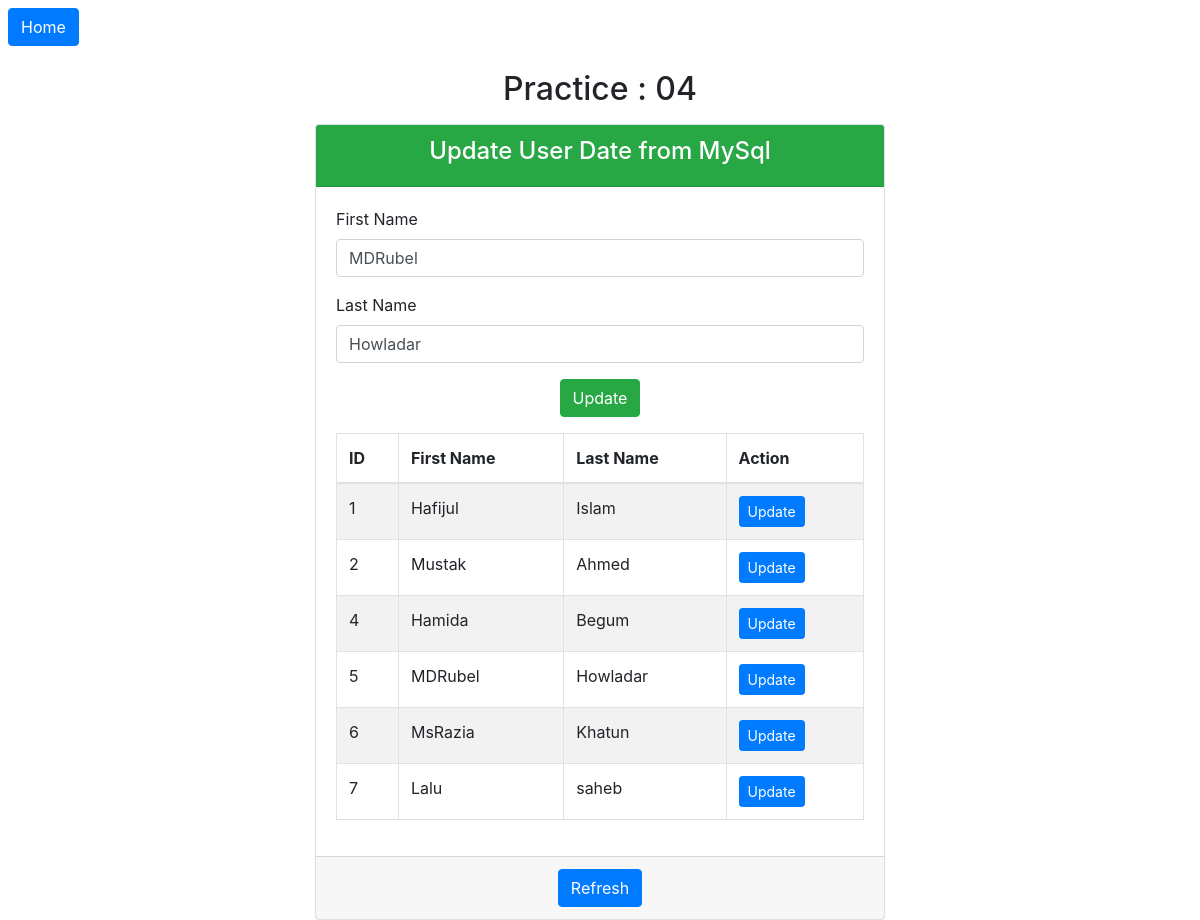
The app's page /users/update_name/5 with its own data.
### tables this page shows
CREATE TABLE `tbl_users` (
  `id` int(10) UNSIGNED NOT NULL,
  `first_name` varchar(45) NOT NULL DEFAULT '',
  `last_name` varchar(45) NOT NULL DEFAULT ''
);

### application/controllers/Users.php (called while the page is built, shortened)
<?php
	class Users extends CI_Controller
	{
		public function __construct()
		{
			$this->load->model('Users_model');
		}
		public function update_name($id = NULL)
		{
			$this->load->helper('form');
			$this->load->library('form_validation');
			$data = array();
			$data['user_info']['id'] = $id;
			if (isset($id)) {
				$user_info = $this->Users_model->get_user_by_id($id);
				if ($user_info != FALSE) {
					$data['user_info'] = $user_info;
				} else {
					$user_info = NULL;
				}
			}
			$data['user_names'] = $this->Users_model->fetch_name();
			$this->load->view('users/update', $data);
		}
	}

### index.php (called while the page is built, shortened)
<?php
require_once BASEPATH.'core/CodeIgniter.php';

### application/models/Users_model.php (called while the page is built, shortened)
<?php
    class Users_model extends CI_Model
    {
        public function fetch_name()
        {
            $query = $this->db->get('tbl_users');
            return $query->result();
        }
        public function get_user_by_id($id)
        {
            $sql = array('id' => $id);
            $user = $this->db->get_where('tbl_users', $sql,1);
            if ($user->num_rows() == 0) {
                return FALSE;
            } else {
                $result = $user->result();
                return $result[0];
            }
        }
    }

### application/views/users/update.php (the view, shortened to what this page needs)
<!DOCTYPE html>
<html lang="en">
<head>
	<link rel="stylesheet" href="<?= base_url(); ?>bower_components/bootstrap/dist/css/bootstrap.min.css">
</head>
<body>
<a href="<?= base_url(); ?>">
	<button class="btn btn-primary text-white m-2">Home</button>
</a>
<h2 class="text-center my-3">Practice : 04</h2>
<div class="container-fluid">
	<div class="row">
		<div class="offset-3 col-sm-6">
			<div class="card">
				<div class="card-header bg-success text-white">
					<h4 class="text-center">Update User Date from MySql</h4>
				</div>
				<div class="card-body">
					<form action="<?= base_url() . 'users/update_name/' . (isset($user_info->id) ? $user_info->id : NULL); ?>"
						method="post" accept-charset="utf-8">
						<div class="form-group">
							<label for="firstName">First Name</label>
							<input type="text" class="form-control" id="firstName" tabindex="1" name="first_name"
								   placeholder="Enter first name ..."
								   value="<?= isset($user_info->first_name) ? $user_info->first_name : NULL; ?>"
								   required autofocus>
						</div>
						<div class="form-group">
							<label for="lastName">Last Name</label>
							<input type="text" class="form-control" id="lastName" tabindex="2" name="last_name"
								   placeholder="Enter last name ..."
								   value="<?= isset($user_info->last_name) ? $user_info->last_name : NULL; ?>" required
								   autofocus>
						</div>
						<div class="form-group text-center">
							<button type="submit" class="btn btn-success" name="update" value="update">Update</button>
						</div>
					</form>
					<div class="table-responsive">
						<table class="table table-hover table-striped table-bordered">
							<thead>
							<tr>
								<th>ID</th>
								<th>First Name</th>
								<th>Last Name</th>
								<th>Action</th>
							</tr>
							</thead>
							<tbody>
							<?php
								if (isset($user_names) == TRUE) {
									foreach ($user_names as $user) { ?>
										<tr>
											<td><?= $user->id; ?></td>
											<td><?= $user->first_name; ?></td>
											<td><?= $user->last_name; ?></td>
											<td>
												<a href="<?= base_url() . 'users/update_name/' . $user->id; ?>">
													<button class="btn btn-primary btn-sm text-white">Update</button>
												</a>
											</td>
										</tr>
									<?php }
								} else { ?>
									<tr>
										<td colspan="3"> No data found</td>
									</tr>
								<?php }
							?>
							</tbody>
						</table>
					</div>
				</div>
				<div class="card-footer">
					<div class="col text-center">
						<a href="<?= base_url() . 'users/fetch_name'; ?>">
							<button class="btn btn-primary text-white" name="insert" value="Insert">Refresh</button>
						</a>
					</div>
				</div>
			</div>
		</div>
	</div>
</div>
</body>
</html>

### records on screen
tbl_users: first_name "MDRubel", last_name "Howladar", id "5"
tbl_users: id "1", first_name "Hafijul", last_name "Islam"
tbl_users: id "2", first_name "Mustak", last_name "Ahmed"
tbl_users: id "4", first_name "Hamida", last_name "Begum"
tbl_users: id "6", first_name "MsRazia", last_name "Khatun"
tbl_users: id "7", first_name "Lalu", last_name "saheb"
